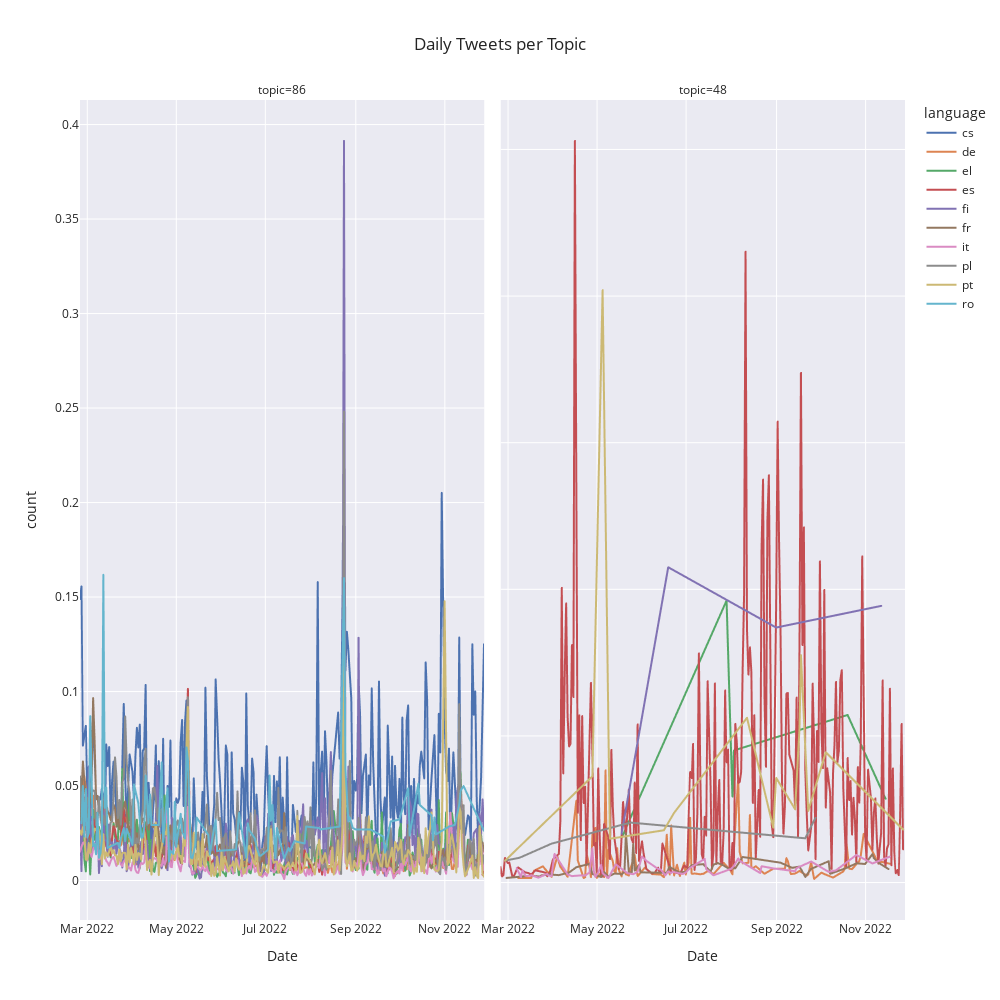

Notebook cell for this chart:
### Markdown cell above
**Plot most interesting topics as line plots**

### Code cell
warnings.filterwarnings('ignore')
#https://plotly.com/python/facet-plots/
fig = px.line(df_tweet_bytopic_bylanguage,
              x='Date',
              y='count',
              color='language',
              facet_col='topic',
              facet_col_wrap=2,
              facet_row_spacing=0.2,
              width=1000,
              height=1000,
              template='seaborn',
              title='Daily Tweets per Topic'
             )

fig.update_yaxes(matches=None)
fig.write_html("./Plots/topic_86.html")
fig.show()

"""fig = go.Figure()
fig = px.line(df_dailycounts, x='tweetcreatedts', y=df_dailycounts[final_languages].columns,
              #hover_data={"tweetcreatedts": "|%B %d, %Y"},
              template='seaborn',
              title='Daily Tweets per language')
fig.update_xaxes(
    dtick="M1",
    tickformat="%b\n%Y")

fig.show()
fig.write_html("./Plots/.html") # add button to normalize"""
